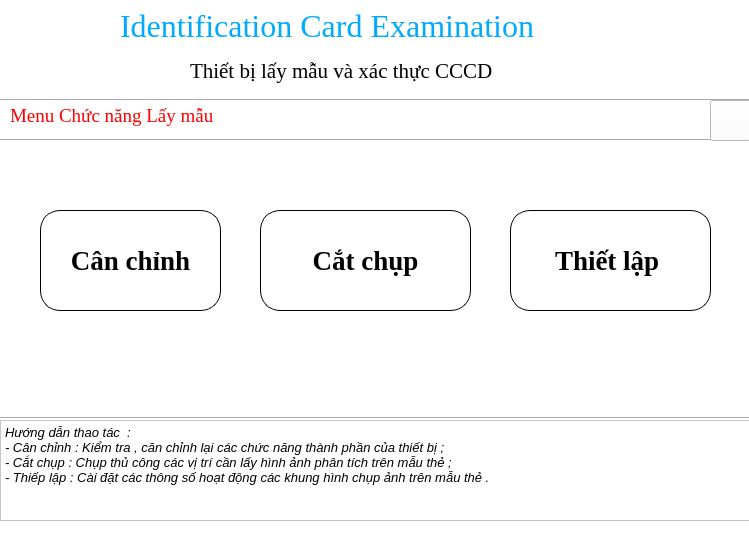
<?xml version="1.0" encoding="UTF-8"?>
<ui version="4.0">
 <class>MainWindow</class>
 <widget class="QMainWindow" name="MainWindow">
  <property name="geometry">
   <rect>
    <x>0</x>
    <y>0</y>
    <width>749</width>
    <height>552</height>
   </rect>
  </property>
  <property name="font">
   <font>
    <weight>75</weight>
    <bold>true</bold>
   </font>
  </property>
  <property name="windowTitle">
   <string>MainWindow</string>
  </property>
  <property name="styleSheet">
   <string notr="true">background-color: rgb(255, 255, 255);
gridline-color: rgb(0, 255, 255);
</string>
  </property>
  <widget class="QWidget" name="centralwidget">
   <widget class="QPushButton" name="Button">
    <property name="geometry">
     <rect>
      <x>40</x>
      <y>210</y>
      <width>181</width>
      <height>101</height>
     </rect>
    </property>
    <property name="font">
     <font>
      <family>Times New Roman</family>
      <pointsize>20</pointsize>
      <weight>75</weight>
      <bold>true</bold>
     </font>
    </property>
    <property name="autoFillBackground">
     <bool>false</bool>
    </property>
    <property name="styleSheet">
     <string notr="true">QPushButton#Button{
    border: 1px solid black;
	background-color: rgb(255, 255, 255);
    border-radius: 20px;
}
</string>
    </property>
    <property name="text">
     <string>Cân chỉnh</string>
    </property>
   </widget>
   <widget class="Line" name="line">
    <property name="geometry">
     <rect>
      <x>0</x>
      <y>410</y>
      <width>851</width>
      <height>16</height>
     </rect>
    </property>
    <property name="orientation">
     <enum>Qt::Horizontal</enum>
    </property>
   </widget>
   <widget class="QTextBrowser" name="textBrowser">
    <property name="geometry">
     <rect>
      <x>0</x>
      <y>420</y>
      <width>751</width>
      <height>101</height>
     </rect>
    </property>
    <property name="html">
     <string>&lt;!DOCTYPE HTML PUBLIC &quot;-//W3C//DTD HTML 4.0//EN&quot; &quot;http://www.w3.org/TR/REC-html40/strict.dtd&quot;&gt;
&lt;html&gt;&lt;head&gt;&lt;meta name=&quot;qrichtext&quot; content=&quot;1&quot; /&gt;&lt;style type=&quot;text/css&quot;&gt;
p, li { white-space: pre-wrap; }
&lt;/style&gt;&lt;/head&gt;&lt;body style=&quot; font-family:'MS Shell Dlg 2'; font-size:7.8pt; font-weight:400; font-style:normal;&quot;&gt;
&lt;p style=&quot; margin-top:0px; margin-bottom:0px; margin-left:0px; margin-right:0px; -qt-block-indent:0; text-indent:0px;&quot;&gt;&lt;span style=&quot; font-size:10pt; font-style:italic;&quot;&gt;Hướng dẫn thao tác  :&lt;/span&gt;&lt;/p&gt;
&lt;p style=&quot; margin-top:0px; margin-bottom:0px; margin-left:0px; margin-right:0px; -qt-block-indent:0; text-indent:0px;&quot;&gt;&lt;span style=&quot; font-size:10pt; font-style:italic;&quot;&gt;- Cân chỉnh : Kiểm tra , căn chỉnh lại các chức năng thành phần của thiết bị ;&lt;br /&gt;- Cắt chụp : Chụp thủ công các vị trí cần lấy hình ảnh phân tích trên mẫu thẻ ;&lt;/span&gt;&lt;/p&gt;
&lt;p style=&quot; margin-top:0px; margin-bottom:0px; margin-left:0px; margin-right:0px; -qt-block-indent:0; text-indent:0px;&quot;&gt;&lt;span style=&quot; font-size:10pt; font-style:italic;&quot;&gt;- Thiếp lập : Cài đặt các thông số hoạt động các khung hình chụp ảnh trên mẫu thẻ . &lt;/span&gt;&lt;/p&gt;&lt;/body&gt;&lt;/html&gt;</string>
    </property>
   </widget>
   <widget class="QPushButton" name="Button_2">
    <property name="geometry">
     <rect>
      <x>510</x>
      <y>210</y>
      <width>201</width>
      <height>101</height>
     </rect>
    </property>
    <property name="font">
     <font>
      <family>Times New Roman</family>
      <pointsize>20</pointsize>
      <weight>75</weight>
      <bold>true</bold>
     </font>
    </property>
    <property name="styleSheet">
     <string notr="true">QPushButton#Button_2
{   border: 1px solid black;
	background-color: rgb(255, 255, 255);
    border-radius: 20px;
}
</string>
    </property>
    <property name="text">
     <string>Thiết lập </string>
    </property>
   </widget>
   <widget class="QPushButton" name="Button_3">
    <property name="geometry">
     <rect>
      <x>260</x>
      <y>210</y>
      <width>211</width>
      <height>101</height>
     </rect>
    </property>
    <property name="font">
     <font>
      <family>Times New Roman</family>
      <pointsize>20</pointsize>
      <weight>75</weight>
      <bold>true</bold>
     </font>
    </property>
    <property name="styleSheet">
     <string notr="true">QPushButton#Button_3{
    border: 1px solid black; 
	background-color: rgb(255, 255, 255);
    border-radius: 20px;
}
</string>
    </property>
    <property name="text">
     <string>Cắt chụp</string>
    </property>
   </widget>
   <widget class="Line" name="line_2">
    <property name="geometry">
     <rect>
      <x>0</x>
      <y>120</y>
      <width>821</width>
      <height>41</height>
     </rect>
    </property>
    <property name="styleSheet">
     <string notr="true">selection-color: rgb(85, 170, 255);</string>
    </property>
    <property name="orientation">
     <enum>Qt::Horizontal</enum>
    </property>
   </widget>
   <widget class="Line" name="line_3">
    <property name="geometry">
     <rect>
      <x>0</x>
      <y>85</y>
      <width>831</width>
      <height>31</height>
     </rect>
    </property>
    <property name="styleSheet">
     <string notr="true">color: rgb(0, 85, 255);</string>
    </property>
    <property name="orientation">
     <enum>Qt::Horizontal</enum>
    </property>
   </widget>
   <widget class="QLabel" name="label">
    <property name="geometry">
     <rect>
      <x>120</x>
      <y>0</y>
      <width>521</width>
      <height>51</height>
     </rect>
    </property>
    <property name="font">
     <font>
      <family>Times New Roman</family>
      <pointsize>24</pointsize>
     </font>
    </property>
    <property name="styleSheet">
     <string notr="true">color: rgb(0, 170, 255);
</string>
    </property>
    <property name="text">
     <string>Identification Card Examination </string>
    </property>
   </widget>
   <widget class="QLabel" name="label_2">
    <property name="geometry">
     <rect>
      <x>190</x>
      <y>50</y>
      <width>401</width>
      <height>41</height>
     </rect>
    </property>
    <property name="font">
     <font>
      <family>Times New Roman</family>
      <pointsize>16</pointsize>
     </font>
    </property>
    <property name="text">
     <string>Thiết bị lấy mẫu và xác thực CCCD</string>
    </property>
   </widget>
   <widget class="QLabel" name="label_3">
    <property name="geometry">
     <rect>
      <x>10</x>
      <y>0</y>
      <width>111</width>
      <height>91</height>
     </rect>
    </property>
    <property name="text">
     <string/>
    </property>
    <property name="pixmap">
     <pixmap>../../Downloads/th.jpg</pixmap>
    </property>
    <property name="scaledContents">
     <bool>true</bool>
    </property>
   </widget>
   <widget class="QLabel" name="label_4">
    <property name="geometry">
     <rect>
      <x>10</x>
      <y>100</y>
      <width>471</width>
      <height>31</height>
     </rect>
    </property>
    <property name="font">
     <font>
      <family>Times New Roman</family>
      <pointsize>14</pointsize>
     </font>
    </property>
    <property name="styleSheet">
     <string notr="true">color: rgb(255, 0, 0);</string>
    </property>
    <property name="text">
     <string>Menu Chức năng Lấy mẫu</string>
    </property>
   </widget>
   <widget class="QPushButton" name="pushButton_5">
    <property name="geometry">
     <rect>
      <x>710</x>
      <y>100</y>
      <width>41</width>
      <height>41</height>
     </rect>
    </property>
    <property name="text">
     <string/>
    </property>
    <property name="icon">
     <iconset>
      <normaloff>../Downloads/home-xl.png</normaloff>../Downloads/home-xl.png</iconset>
    </property>
    <property name="iconSize">
     <size>
      <width>25</width>
      <height>25</height>
     </size>
    </property>
   </widget>
  </widget>
  <widget class="QStatusBar" name="statusbar"/>
  <action name="actionlogo">
   <property name="icon">
    <iconset>
     <normaloff>../../Downloads/th.jpg</normaloff>../../Downloads/th.jpg</iconset>
   </property>
   <property name="text">
    <string>logo</string>
   </property>
  </action>
 </widget>
 <resources/>
 <connections/>
</ui>
